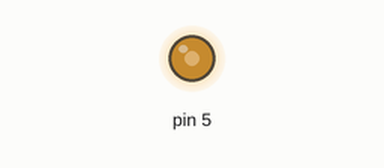
This sketch was run on a simulated Arduino Uno, built with avr-gcc and run on an emulated ATmega328P. Shown: output pins drawn as LEDs (lit = HIGH). At 0.0 s the program stops and its outputs stay as they are.

Above: at 0.1 s.
Timing chart, 0 to 1.5 s (numbered marks = the images above):
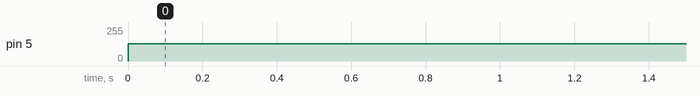

The sketch:

fastest-fast-PWM.ino
```cpp
// fastest fast PWM
// noisy ~4 MHz signal on scope

#define MCU __AVR_ATmega328P__
#define F_CPU 16000000UL

#include <avr/io.h>
#include <avr/interrupt.h>
#include <util/delay.h>

int main(void) {
  cli();
  DDRD = 0x20;
  TCCR0A = 0x23;
  TCCR0B = 0x09;
  OCR0A = 2;
  OCR0B = 1;
  sei();

  while (1) {

  }
}
```

Measured:
- by itself, pin 5: 0/255 → 128/255 at 0.00 s
